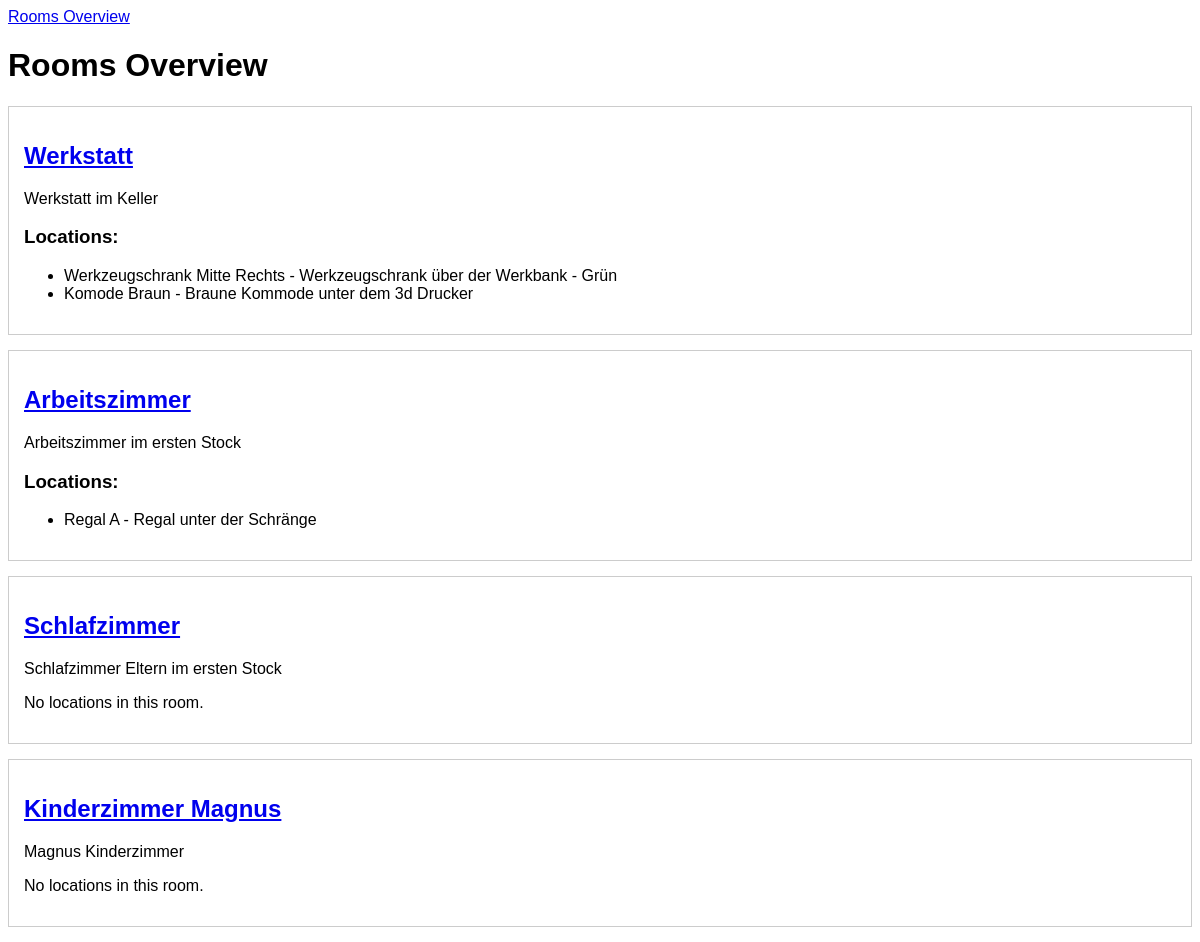
The app's page /rooms/, older data.
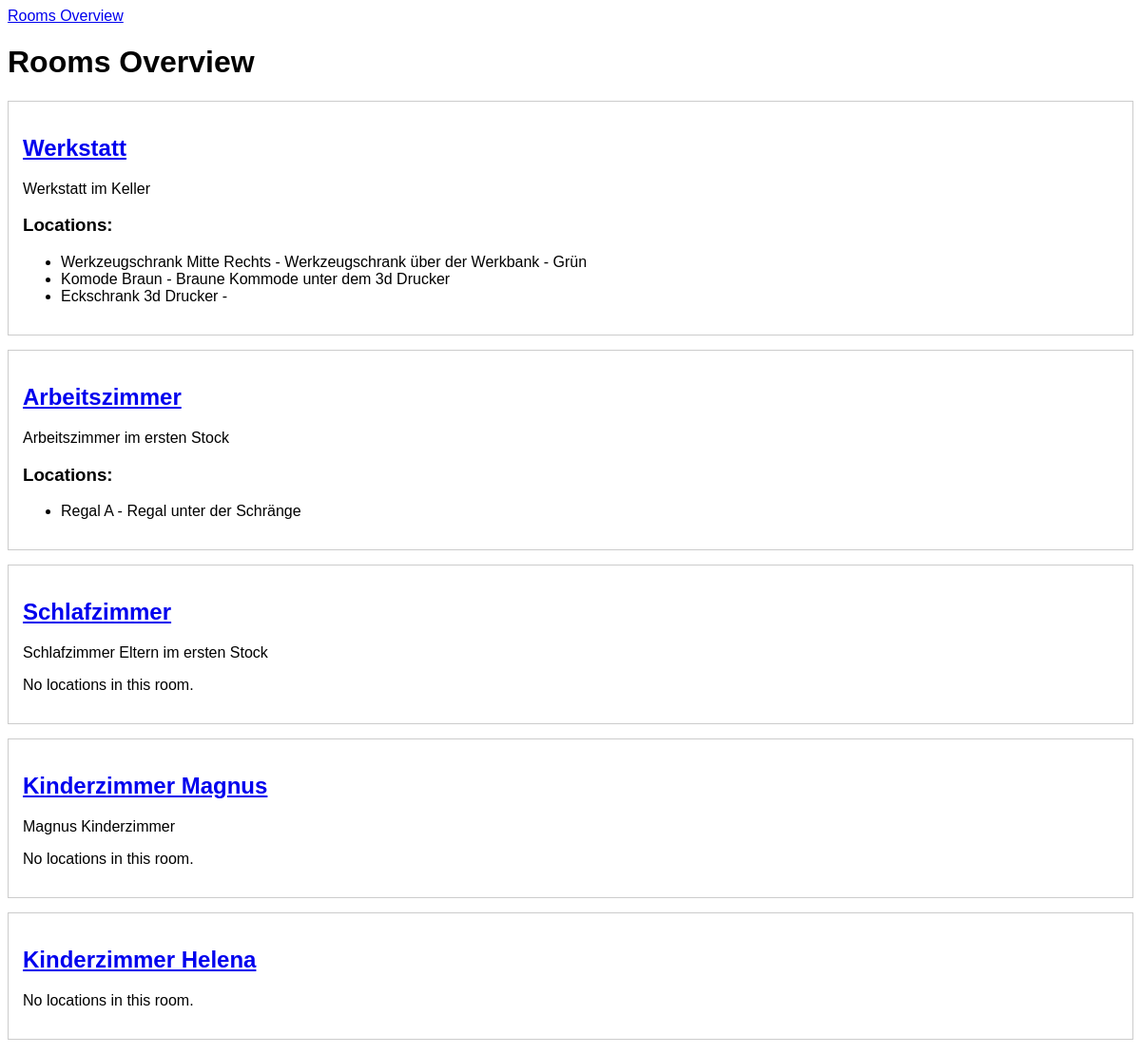
The same page, newer data.
### inventory_app/models.py (models this page shows, shortened)
class Room(models.Model):
    name = models.CharField(max_length=100)
    floor_level = models.CharField(max_length=50, blank=True, null=True)
    description = models.TextField(blank=True, null=True)

class Location(models.Model):
    name = models.CharField(max_length=100)
    room = models.ForeignKey(
        Room, related_name='locations', on_delete=models.CASCADE)
    description = models.TextField(blank=True, null=True)

### inventory_app/views.py (the view)
# urls.py: path('rooms/', rooms_overview, name='rooms_overview'),
def rooms_overview(request):
    rooms = Room.objects.prefetch_related('locations__items').all()
    return render(request, 'inventory_app/rooms_overview.html', {'rooms': rooms})

### inventory_app/templates/inventory_app/rooms_overview.html (shortened to what this page needs)
{% extends 'inventory_app/base.html' %}
{% block content %}
<h1>Rooms Overview</h1>
{% for room in rooms %}
  <div class="room">
    <h2><a href="{% url 'room_detail' room.pk %}">{{ room.name }}</a></h2>
    <p>{{ room.description }}</p>
    {% if room.locations.all %}
      <h3>Locations:</h3>
      <ul>
        {% for location in room.locations.all %}
          <li>{{ location.name }} - {{ location.description }}</li>
        {% endfor %}
      </ul>
    {% else %}
      <p>No locations in this room.</p>
    {% endif %}
  </div>
{% endfor %}
{% endblock %}

### inventory_app/templates/inventory_app/base.html (shortened to what this page needs)
<!DOCTYPE html>
<html>
<head>
  {% load static %}
  <link rel="stylesheet" href="{% static 'inventory_app/style.css' %}">
</head>
<body>
  <nav>
    <a href="{% url 'rooms_overview' %}">Rooms Overview</a>
  </nav>
  {% block content %}{% endblock %}
</body>
</html>

### inventory_app/static/inventory_app/style.css (style rules this page uses)
body { font-family: Arial, sans-serif; }
.room { border: 1px solid #ccc; padding: 15px; margin-bottom: 15px; }

Row changes from the older to the newer data that the page shows:
added Location: name "Eckschrank 3d Drucker", shown under Room "Werkstatt"
added Room: name "Kinderzimmer Helena", shows "No locations in this room."
